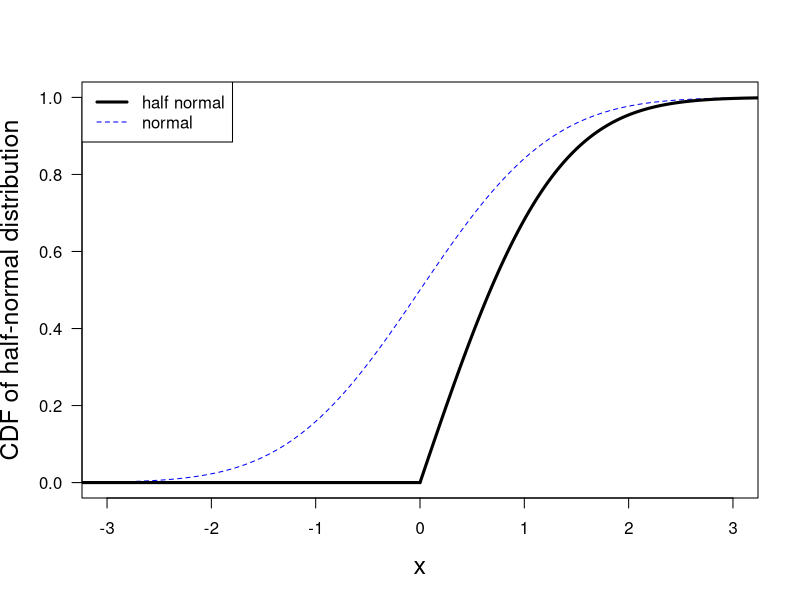

R code for this plot:
print('file: PDsPDFsHalfNormalCDF.R')
# CDF of half-normal distribution
x0 = seq(-4,4,0.01); NCDF0 =  pnorm(x0)
erf = function(x) 2 * pnorm(x * sqrt(2)) - 1
sigma = 1
x = seq(0,4,0.01); HNCDF = erf(x/(sigma*sqrt(2)))
# png('HalfNormalCDF200705.png',width=16,height=12,units='cm',res=300)
plot(x0,NCDF0,type='l',col='blue',lwd=1,xlab='x',las=1,lty=2,
     ylab='CDF of half-normal distribution',xlim=c(-3,3),ylim=c(0,1),cex.lab=1.5)
lines(x,HNCDF,col='black',lwd=3)
xp = c(-4,0); yp = c(0,0)
lines(xp,yp,col='black',lwd=3)
legend('topleft',legend=c('half normal','normal'),col=c('black','blue'),
       lty=c(1,2),lwd=c(3,1))
# dev.off()
